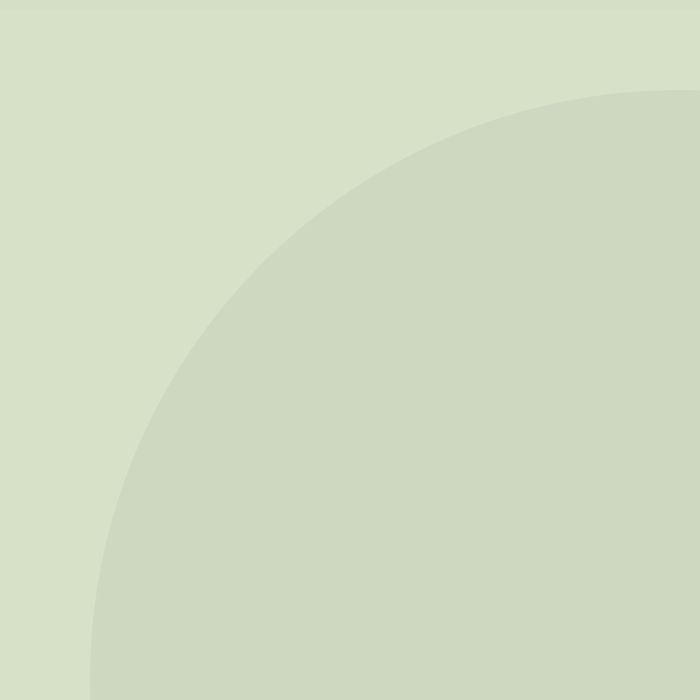
Frame 1 (no input)
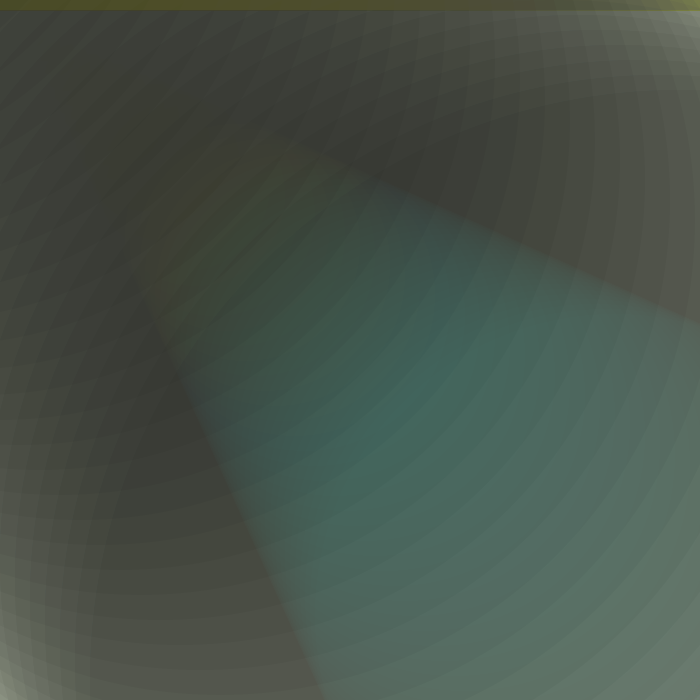
Frame 60 (the mouse pressed at the canvas centre just before this capture)
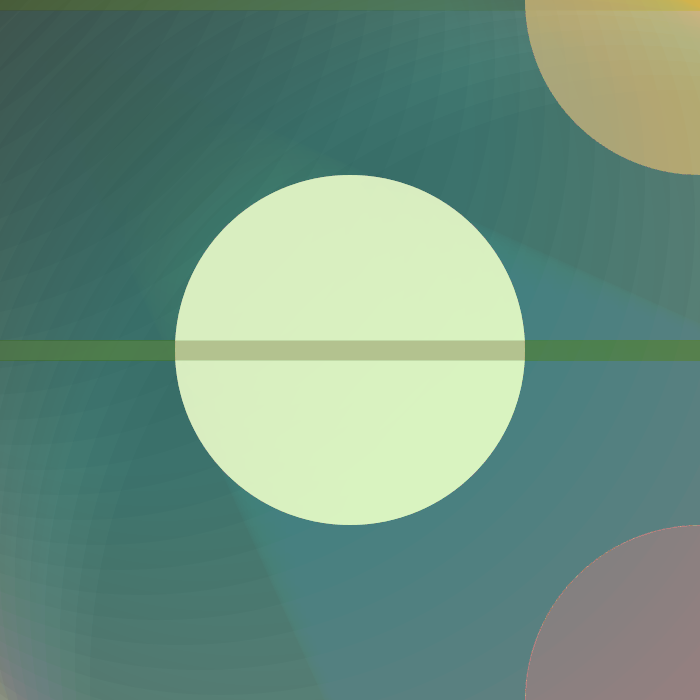
Frame 120 (the mouse held since frame 60 and released just before this capture)

The Processing sketch that drew these frames (run headless with seeded random() and noise(); from frame 60 on, the mouse is pressed at the canvas centre):

// Processing sketch: processing_72106
// ── processing_72106.pde

int counter;

float a = 700;
float ab = 700;
float valuea = 25; //green circle initial location  
float valueaUpdated;//
float valueWidth=10;///see below
float valueWidthUpdated; //green animated circle width
float valueRightY = 700;//circle upper L
float valueRightX= 1200;
float valueRightXUpdated;
float valueRightYUpdated;
int pos = 25;
int widtha = 10;
color myfill = color(204, 204, 51, 1);
color color2= color (125, 250, 250, 1);
float circleW = 50;
float circleH = 50;
float speedW = 10;///Position, this variable as in any other variable is a postiion in the plane
float speedH = 5;///
float speedPostH= 10;
float speedPostW = 5;
float Aline= 0;
float Bline=0;
float Aspeed=10;
float Bspeed =12;
float circPostW= 300;
float circPostH=300;

void setup () {
  size(700, 700);
  background (214, 225, 200);
}


void draw() {

  //fill (210, 215, 180, 10);///
  //rect (width, height, 1170, 670);

  /// arc, need to place in upper r corner
  noStroke();
  fill(250, 180, 100, 5);
  arc(700, 0, mouseY, mouseX, QUARTER_PI, PI+PI);

  //light black circle in background-self animated
  noStroke();
  valueRightY= valueRightY-10;
  valueRightYUpdated= valueRightY-10;
  valueRightX= valueRightX-10;
  valueRightXUpdated= valueRightX-10;
  fill (0, 10);
  ellipse (valueRightYUpdated, valueRightY-10, valueRightXUpdated, valueRightX-10);
  valueRightY=valueRightYUpdated;

  ///line:  horizontal
  frameRate(30);
  strokeWeight (20);
  stroke (120, 95, 35, 5);
  line (0, mouseY, 700, mouseY);

  //ellipse runs diag. w/ mouse movement
  frameRate(40);
  noStroke();
  fill (255, 255, 205, 10);
  ellipse (mouseX, mouseX, mouseY, mouseY); 

  //Arc bottom R
  frameRate(40);
  strokeWeight (0);  
  stroke (200, 134, 95, 25); 
  fill (200, 134, 95, 5);
  arc (a, a, pmouseX, pmouseY, PI, PI+PI); 

  ///green walking circle///
  //pos = 25;
  //widtha = 10;
  
  valueaUpdated= valuea+10;
  valueWidthUpdated= valueWidth+10;
  noStroke();
  fill(myfill);
  ellipse (pos,pos, widtha, widtha+2);
  pos+=10;
  widtha+=10;
  
  if (pos > 300) {
    myfill=(color2);
  }
  if (pos > 700){
    pos= 130;
      //light black circle in background-self animated
  noStroke();
  valueRightY= valueRightY-10;
  valueRightYUpdated= valueRightY-10;
  valueRightX= valueRightX-10;
  valueRightXUpdated= valueRightX-10;
  fill (0, 10);
  ellipse (valueRightYUpdated, valueRightY-10, valueRightXUpdated, valueRightX-10);
  valueRightY=valueRightYUpdated;
    
  }
}
  //create an if that will bounce the green ball back but change its color

void mouseDragged() {


  ///I make yellow bottom R corner light blue when I press top R side 
  if (mouseX > 350) {
    fill (204, 205, 255, 5);
    //fill (25, 130, 20, 10);
    noStroke();
    triangle (0, 0, 600, 700, 0, 700);
  }
  //pink triangle mousePress on upper R 
  if (mouseY < 350) {
    //fill (0);
    fill (205, 152, 24, 5);
    noStroke ();
    triangle (0, 130, 400, 700, 0, 700);
  }


  ////this makes yellow on the Upper Right hand Side when Press Bottom L
  if (mouseX < 250) {
    fill(205, 103, 20, 5);
    // fill (125, 200, 130, 5);
    noStroke();
    triangle (700, 0, 700, 700, 0, 0);
  }

  //blue triangle
  if (mouseY>250) {
    //fill (0, 5);
    fill (53, 104, 151, 5);
    noStroke();
    triangle (100, 0, 700, 200, 700, 0);
  }
}
void keyPressed() {

  //replace bkgrnd
  noStroke();
  fill (75, 75, 74, 10);
  rect (height, width, height, width);
  println(mouseX);
  println(mouseY);
  fill (100, 200, 200);
  noStroke();
  rect (width, height, width, height);

  //make this line move vertically or horizontally.
  Aline= 10+1;
  Bline += Bspeed;
  Aline += Aspeed;
  stroke (120);
  line (Aline, Bline, width, height);

  //purple ellipse large
  circleH += speedH ; ///cmd for optimal codign definig verb thing
  circleW += speedW;// Variabl ++ (adds one to each frame )
  fill (150, 100, 134, 1);
  noStroke();
  ellipse (circleW, circleH, 300, 200);
  
  ///end of drawe sans conditionals

  ///Don't know what this is actually doing.....it did alter the  returning objects' range...
  if (circleW > width || circleW <0) {
    speedH = random(100, 100);///when input here
    speedW = random (100, 10);///when input here
    speedH = speedH* (-1);
    speedW *= (-1);


    ///uses same variable as purple ellipse, but creates a triangle each time the ellipse regenerates in bottom R corner
    circleW= 0;
    circleH= 0;
    while (circleW < width) {
      circleW= circleW + 20;
      circleH= circleH + 20;
      noStroke();
      fill (100, 200, 40, 10);
      triangle (circleW, circleH, height, 500, 100, 10);

      //creates 2nd triangle in bottom R corner each time the ellipse regenerates in bottom R corner

      fill (250, 175, 200, 10);
      triangle (circPostW, circPostH, 100, 10, 70, height);
    
        
    if (circPostW< 10) {
      speedPostH= random(10, 20);
      speedPostW = random (5, 10);
      speedPostH = speedPostH* (-1);
      speedPostW *= (-1);


      circPostH = 0;
      circPostW =0;
      while (circPostW> 10) {
        circPostH  = circPostH + 20;
        circPostW = circPostW + 20;
        fill (50, 175, 200, 10);
        triangle (0, 0, 400, 200, 30, 200);
      
      
      ///make; when the line reaches height or width. it return.
      Aline=100;
      Bline=100;

      if (Aline > width || Bline > height) {
        Aline *= -1;
        Bline *= -1;

        line (Aline, 0, 0, Bline);
        
      }
    }
  }
}

}
}
